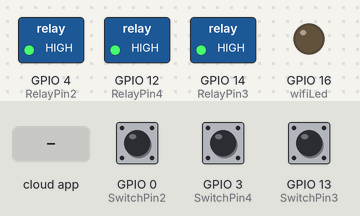
Bench run of a sketch on a simulated ESP8266 (NodeMCU). On the bench: switched loads named in the sketch (green lamp = pin HIGH), output pins drawn as LEDs (lit = HIGH). The inputs (shaded band) are chosen by the test bench; at power-on: GPIO 3 (SwitchPin4) HIGH, GPIO 0 (SwitchPin2) HIGH, GPIO 13 (SwitchPin3) HIGH. WiFi joins after 1.5 s; servers stay silent unless stated; what the sketch prints to the serial monitor is not drawn.

Above: at 2.7 s.
2.8 s: the phone or cloud app sets 65e9cf0138f6f4a3cdbc7cf4 to 0
At 3.4 s:
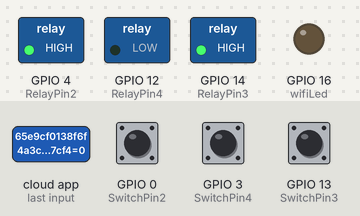
4.3 s: the phone or cloud app sets 65e9cf7c38f6f4a3cdbc7d5d to 0
At 5.5 s:
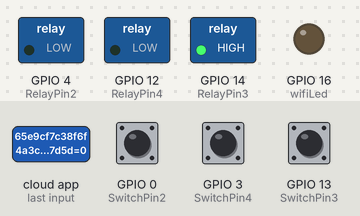
5.8 s: the phone or cloud app sets 65e9cfe438f6f4a3cdbc7e2a to 0
At 6.9 s:
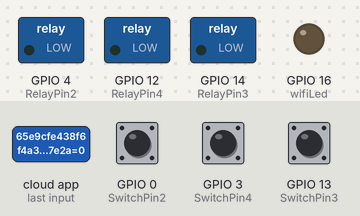
7.3 s: the phone or cloud app sets 65e9cf0138f6f4a3cdbc7cf4 to 1
At 8.0 s:
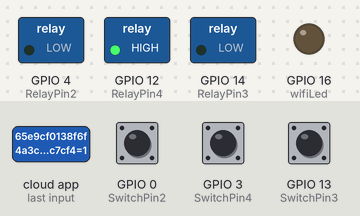
8.8 s: the phone or cloud app sets 65e9cf7c38f6f4a3cdbc7d5d to 1
At 9.2 s:
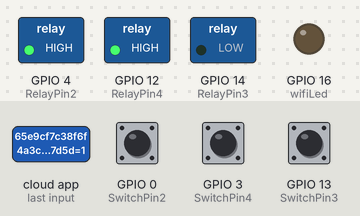
10.3 s: GPIO 3 (SwitchPin4) pulled LOW for 0.15 s
At 11.0 s:
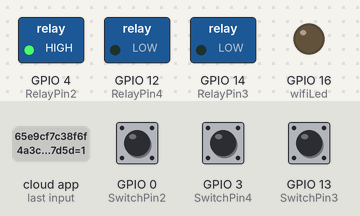
Timing chart, 0 to 12.9 s (numbered marks = the images above; inputs shaded):
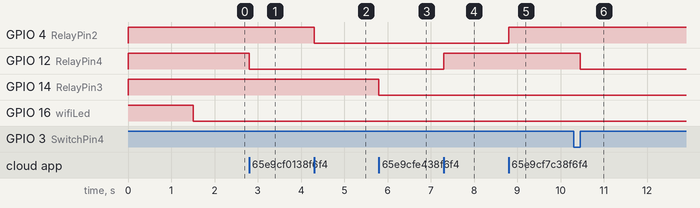

Measured:
- after the input at 2.8 s, GPIO 12 (RelayPin4): HIGH → LOW at once
- after the input at 4.3 s, GPIO 4 (RelayPin2): HIGH → LOW at once
- after the input at 5.8 s, GPIO 14 (RelayPin3): HIGH → LOW at once
- after the input at 7.3 s, GPIO 12 (RelayPin4): LOW → HIGH at once
- after the input at 8.8 s, GPIO 4 (RelayPin2): LOW → HIGH at once
- after the input at 10.3 s, GPIO 12 (RelayPin4): HIGH → LOW after 0.15 s

The sketch:

Projectmicro.ino
```cpp
/*
 *  If you encounter any issues:
 * - check the readme.md at https://github.com/sinricpro/esp8266-esp32-sdk/blob/master/README.md
 * - ensure all dependent libraries are installed
 *   - see https://github.com/sinricpro/esp8266-esp32-sdk/blob/master/README.md#arduinoide
 *   - see https://github.com/sinricpro/esp8266-esp32-sdk/blob/master/README.md#dependencies
 * - open serial monitor and check whats happening
 * - check full user documentation at https://sinricpro.github.io/esp8266-esp32-sdk
 * - visit https://github.com/sinricpro/esp8266-esp32-sdk/issues and check for existing issues or open a new one
 **********************************************************************************/

// Uncomment the following line to enable serial debug output
//#define ENABLE_DEBUG

#ifdef ENABLE_DEBUG
       #define DEBUG_ESP_PORT Serial
       #define NODEBUG_WEBSOCKETS
       #define NDEBUG
#endif

#include <Arduino.h>
#include <ESP8266WiFi.h>
#include "SinricPro.h"
#include "SinricProSwitch.h"

#include <map>

#define WIFI_SSID         "papon"
#define WIFI_PASS         "0633468203"
#define APP_KEY           "687c2670-ab79-4e5d-98a3-fe9589259805"      // Should look like "de0bxxxx-1x3x-4x3x-ax2x-5dabxxxxxxxx"
#define APP_SECRET        "32a4cb84-4cb0-4307-aac6-24aa1867a8b7-057639a0-6574-4a67-92f0-804dc4c2f3ab"   // Should look like "5f36xxxx-x3x7-4x3x-xexe-e86724a9xxxx-4c4axxxx-3x3x-x5xe-x9x3-333d65xxxxxx"

//Enter the device IDs here
#define device_ID_2   "65e9cf7c38f6f4a3cdbc7d5d"
#define device_ID_3   "65e9cfe438f6f4a3cdbc7e2a"
#define device_ID_4   "65e9cf0138f6f4a3cdbc7cf4"

// define the GPIO connected with Relays and switches
#define RelayPin2 4  //D2
#define RelayPin3 14 //D5
#define RelayPin4 12 //D6

#define SwitchPin2 0   //D3
#define SwitchPin3 13  //D7
#define SwitchPin4 3   //RX

#define wifiLed   16   //D4

// comment the following line if you use a toggle switches instead of tactile buttons
#define TACTILE_BUTTON 1
#define BAUD_RATE   9600
#define DEBOUNCE_TIME 250

typedef struct {      // struct for the std::map below
  int relayPIN;
  int flipSwitchPIN;
} deviceConfig_t;

// this is the main configuration
// please put in your deviceId, the PIN for Relay and PIN for flipSwitch
// this can be up to N devices...depending on how much pin's available on your device ;)
// right now we have 4 devicesIds going to 4 relays and 4 flip switches to switch the relay manually
std::map<String, deviceConfig_t> devices = {
    //{deviceId, {relayPIN,  flipSwitchPIN}}
    {device_ID_2, {  RelayPin2, SwitchPin2 }},
    {device_ID_3, {  RelayPin3, SwitchPin3 }},
    {device_ID_4, {  RelayPin4, SwitchPin4 }}
};

typedef struct {      // struct for the std::map below
  String deviceId;
  bool lastFlipSwitchState;
  unsigned long lastFlipSwitchChange;
} flipSwitchConfig_t;

std::map<int, flipSwitchConfig_t> flipSwitches;    // this map is used to map flipSwitch PINs to deviceId and handling debounce and last flipSwitch state checks
                                                  // it will be setup in "setupFlipSwitches" function, using informations from devices map

void setupRelays() {
  for (auto &device : devices) {           // for each device (relay, flipSwitch combination)
    int relayPIN = device.second.relayPIN; // get the relay pin
    pinMode(relayPIN, OUTPUT);             // set relay pin to OUTPUT
    digitalWrite(relayPIN, HIGH);
  }
}

void setupFlipSwitches() {
  for (auto &device : devices)  {                     // for each device (relay / flipSwitch combination)
    flipSwitchConfig_t flipSwitchConfig;              // create a new flipSwitch configuration
    flipSwitchConfig.deviceId = device.first;         // set the deviceId
    flipSwitchConfig.lastFlipSwitchChange = 0;        // set debounce time
    flipSwitchConfig.lastFlipSwitchState = true;     // set lastFlipSwitchState to false (LOW)--
    int flipSwitchPIN = device.second.flipSwitchPIN;  // get the flipSwitchPIN
    flipSwitches[flipSwitchPIN] = flipSwitchConfig;   // save the flipSwitch config to flipSwitches map
    pinMode(flipSwitchPIN, INPUT_PULLUP);                   // set the flipSwitch pin to INPUT
  }
}

bool onPowerState(String deviceId, bool &state)
{
  Serial.printf("%s: %s\r\n", deviceId.c_str(), state ? "on" : "off");
  int relayPIN = devices[deviceId].relayPIN; // get the relay pin for corresponding device
  digitalWrite(relayPIN, state);             // set the new relay state
  return true;
}

void handleFlipSwitches() {
  unsigned long actualMillis = millis();                                          // get actual millis
  for (auto &flipSwitch : flipSwitches) {                                         // for each flipSwitch in flipSwitches map
    unsigned long lastFlipSwitchChange = flipSwitch.second.lastFlipSwitchChange;  // get the timestamp when flipSwitch was pressed last time (used to debounce / limit events)

    if (actualMillis - lastFlipSwitchChange > DEBOUNCE_TIME) {                    // if time is > debounce time...

      int flipSwitchPIN = flipSwitch.first;                                       // get the flipSwitch pin from configuration
      bool lastFlipSwitchState = flipSwitch.second.lastFlipSwitchState;           // get the lastFlipSwitchState
      bool flipSwitchState = digitalRead(flipSwitchPIN);                          // read the current flipSwitch state
      if (flipSwitchState != lastFlipSwitchState) {                               // if the flipSwitchState has changed...
#ifdef TACTILE_BUTTON
        if (flipSwitchState) {                                                    // if the tactile button is pressed
#endif
          flipSwitch.second.lastFlipSwitchChange = actualMillis;                  // update lastFlipSwitchChange time
          String deviceId = flipSwitch.second.deviceId;                           // get the deviceId from config
          int relayPIN = devices[deviceId].relayPIN;                              // get the relayPIN from config
          bool newRelayState = !digitalRead(relayPIN);                            // set the new relay State
          digitalWrite(relayPIN, newRelayState);                                  // set the trelay to the new state

          SinricProSwitch &mySwitch = SinricPro[deviceId];                        // get Switch device from SinricPro
          mySwitch.sendPowerStateEvent(newRelayState);                            // send the event
#ifdef TACTILE_BUTTON
        }
#endif
        flipSwitch.second.lastFlipSwitchState = flipSwitchState;                  // update lastFlipSwitchState
      }
    }
  }
}

void setupWiFi()
{
  Serial.printf("\r\n[Wifi]: Connecting");
  WiFi.begin(WIFI_SSID, WIFI_PASS);

  while (WiFi.status() != WL_CONNECTED)
  {
    Serial.printf(".");
    delay(250);
  }
  digitalWrite(wifiLed, LOW);
  Serial.printf("connected!\r\n[WiFi]: IP-Address is %s\r\n", WiFi.localIP().toString().c_str());
}

void setupSinricPro()
{
  for (auto &device : devices)
  {
    const char *deviceId = device.first.c_str();
    SinricProSwitch &mySwitch = SinricPro[deviceId];
    mySwitch.onPowerState(onPowerState);
  }

  SinricPro.begin(APP_KEY, APP_SECRET);
  SinricPro.restoreDeviceStates(true);
}

void setup()
{
  Serial.begin(BAUD_RATE);

  pinMode(wifiLed, OUTPUT);
  digitalWrite(wifiLed, HIGH);

  setupRelays();
  setupFlipSwitches();
  setupWiFi();
  setupSinricPro();
}

void loop()
{
  SinricPro.handle();
  handleFlipSwitches();
}
```
